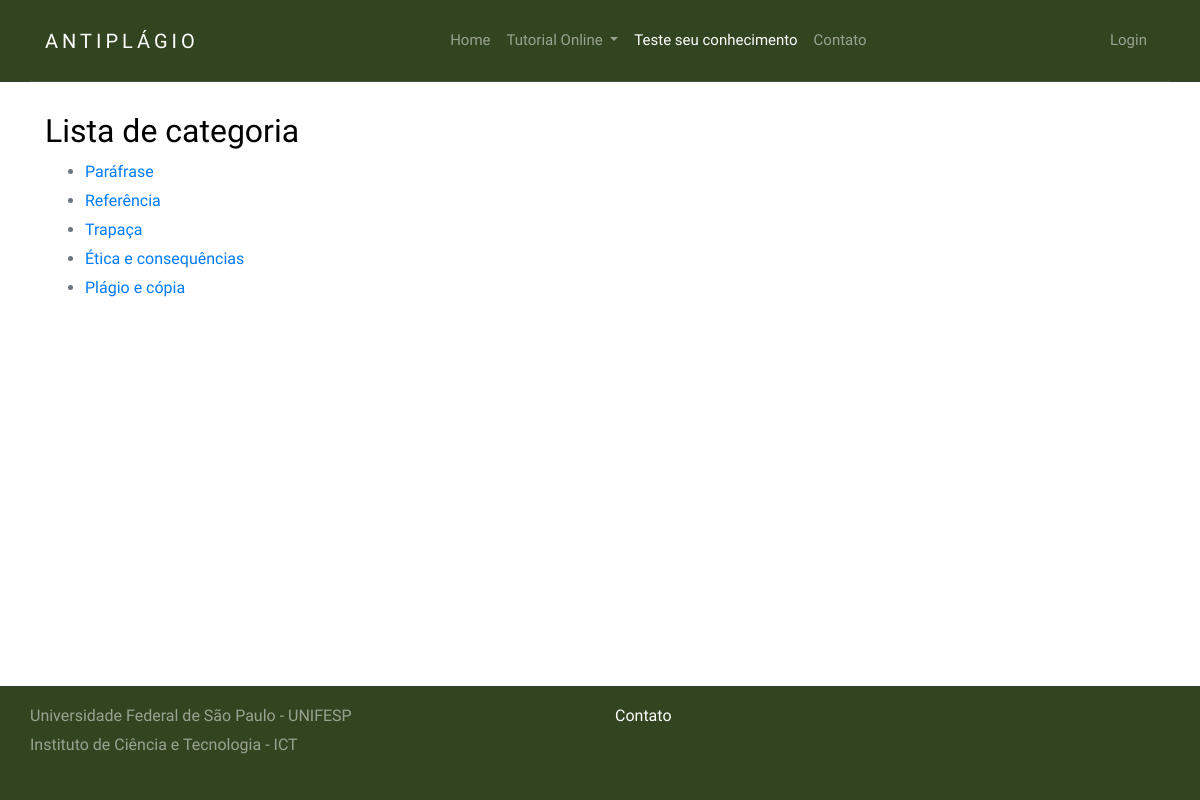
Page /quiz/category/ on the committed database.
### django_quiz/quiz/models.py (models this page shows, shortened)
@python_2_unicode_compatible
class Category(models.Model):
    category = models.CharField(
        verbose_name=_("Categoria"),
        max_length=250, blank=True,
        unique=True, null=True)
    objects = CategoryManager()
    class Meta:
        verbose_name = _("Categoria")
        verbose_name_plural = _("Categorias")

### django_quiz/quiz/views.py (the view)
class CategoriesListView(ListView):
    model = Category

### django_quiz/build/lib/quiz/templates/quiz/category_list.html (shortened to what this page needs)
{% extends 'base.html' %}
{% load i18n %}
{% block content %}
<section class="site-section">
    <div class="container">
		<h2>{% trans "Lista de categoria" %}</h2>
		<ul>
		{% for cat in category_list %}
		<li>
			<a href="{% url 'quiz_category_list_matching' category_name=cat.category %}">
			{{ cat.category }}
			</a>
		</li>
		{% endfor %}
		</ul>
	</div>
</section>
{% endblock %}

### static/css/style.css (style rules this page uses)
body { background: #fff; font-family: "Source Sans Pro", arial, sans-serif; font-weight: 400; font-size: 16px; line-height: 1.8; color: #6c757d; position: relative; padding-bottom: 152px; min-height: 100vh; }
a { -webkit-transition: .3s all ease; -o-transition: .3s all ease; transition: .3s all ease; text-decoration: none; }
h1, h2, h3, h4, h5 { color: #000; font-family: "Source Sans Pro", arial, sans-serif; }
.site-section { padding: 7em 0; }

### rows in the picture
Category: category "Paráfrase"
Category: category "Referência"
Category: category "Trapaça"
Category: category "Ética e consequências"
Category: category "Plágio e cópia"
